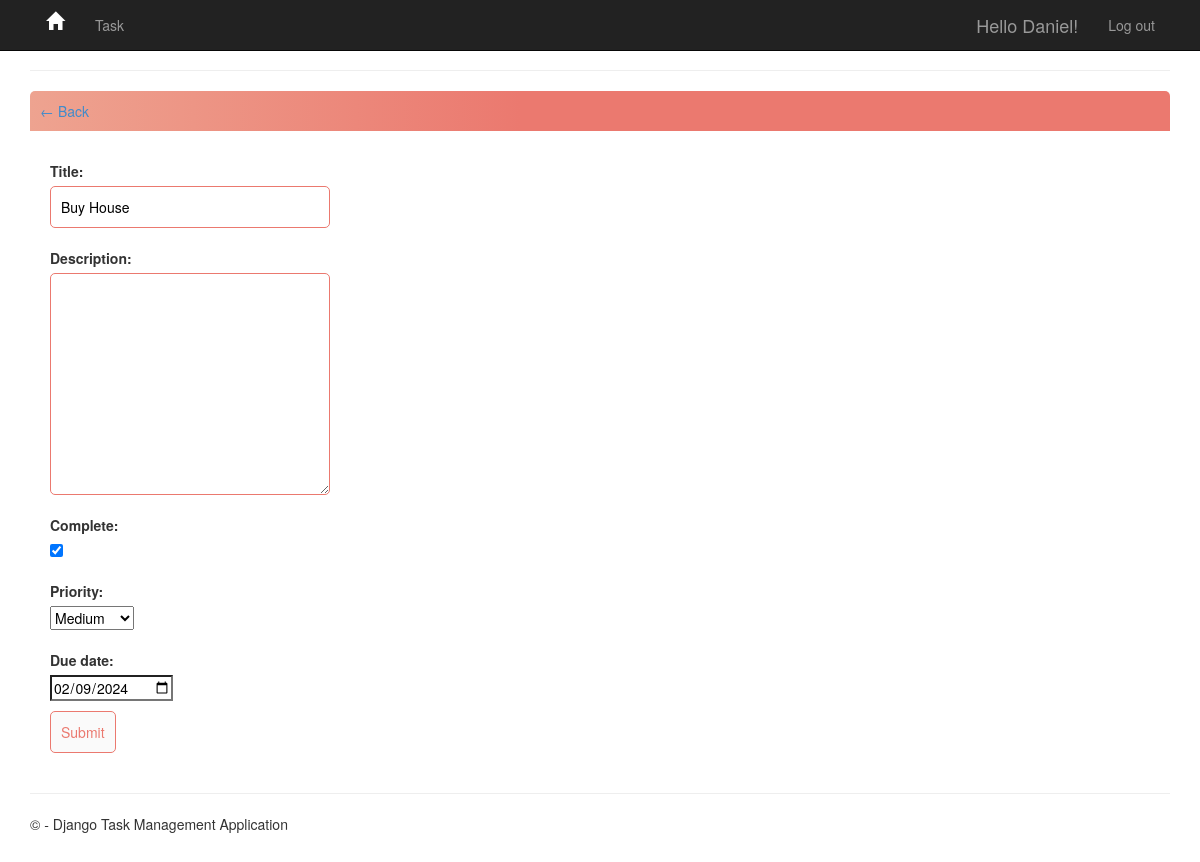
Screenshot of /task-update/25/ (signed in) with the database file from the repository.
### app/models.py (models this page shows, shortened)
class Task(models.Model):
    PRIORITY_CHOICES = [
        ('L', 'Low'),
        ('M', 'Medium'),
        ('H', 'High'),
        ('F', 'Fast Lane'),
    ]
    due_date = models.DateField(
        auto_now_add=False, auto_now=False, blank=True, null=True)
    user = models.ForeignKey(
        User, on_delete=models.CASCADE, null=True, blank=True)
    title = models.CharField(max_length=200)
    description = models.TextField(null=True, blank=True)
    complete = models.BooleanField(default=False)
    create = models.DateTimeField(auto_now_add=True)
    update = models.DateTimeField(auto_now=True)
    priority = models.CharField(
        max_length=1,
        choices=PRIORITY_CHOICES,
        default='L',
    )
    class Meta:
        ordering = ['complete']

### app/views.py (the view)
# urls.py: path('task-update/<int:pk>/', views.TaskUpdate.as_view(), name='task-update'),
class TaskUpdate(LoginRequiredMixin, UpdateView):
    model = Task
    form_class = TaskForm
    template_name = 'app/task_form.html'
    success_url = reverse_lazy('tasks')

### app/forms.py
class TaskForm(ModelForm):
    class Meta:
        model = Task
        fields = ['title', 'description', 'complete', 'priority', 'due_date']
        widgets = {
            'due_date': DateInput(),
        }

### app/templates/app/task_form.html (shortened to what this page needs)
{% extends 'app/layout.html' %}
{% block content %}
<hr />
<div class="header-bar">
    <a href="{% url 'tasks' %}">&#8592; Back</a>
</div>
<div class="card-body">
    <form method="POST" action="">
        {{ form.as_p }}
        <input class="button" type="submit" value="Submit">
    </form>
</div>
{% endblock content %}

### app/templates/app/loginpartial.html (shortened to what this page needs)
{% if user.is_authenticated %}
<form id="logoutForm" action="/logout/" method="post" class="navbar-right">
    <ul class="nav navbar-nav navbar-right">
        <li><span class="navbar-brand">Hello {{ user.username }}!</span></li>
        <li><a href="javascript:document.getElementById('logoutForm').submit()">Log out</a></li>
    </ul>
</form>
{% else %}
<ul class="nav navbar-nav navbar-right">
    <li><a href="{% url 'login' %}">Log in</a></li>
    <li><a href="{% url 'signup' %}">Sign up</a></li>
</ul>
{% endif %}

### app/static/app/content/site.css (style rules this page uses)
body { padding-top: 50px; padding-bottom: 20px; }
input, select, textarea { max-width: 280px; }

### app/static/app/content/customcss.css (style rules this page uses)
.header-bar { display: flex; justify-content: space-between; color: #fff; padding: 10px; border-radius: 5px 5px 0 0; background: linear-gradient(90deg,#EEA390 0%, #EB796F 43%, #EB796F 100%); }
input[type=text], input[type=password], textarea { border: 1px solid #EB796F; border-radius: 5px; padding: 10px; width: 90%; }
label { padding-top: 10px !important; display: block; }
.button { border: 1px solid #EB796F; background-color: #FAFAFA; color: #EB796F; padding: 10px; font-size: 14px; border-radius: 5px; cursor: pointer; text-decoration: none; }
.card-body { padding: 20px; }

### rows the page displays
Task: title "Buy House", complete "☑", priority "Medium", due_date "02/09/2024"

### other values shown
{{ user.username }} "Daniel"
